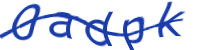
#> input picture DeepLearning/kmeans_cut/imgs/test5.png, 200 x 50 px
$ python main_cut.py   (Python 2 division)   (older library calls are emulated)
#> lines starting #> are read from the running program, lines starting #| are printed output that depends on the picture; after the words box and inside, x2 and y2 are one past the last pixel; in counts of white or black regions, pixels touching at a corner belong together
# -*- coding: utf-8 -*-
from PIL import Image,ImageEnhance,ImageFilter
import numpy as np
from scipy.misc import imread

import os
import os.path
import numpy as np
import matplotlib.pyplot as plt

from sklearn.cluster import KMeans
from sklearn.datasets import make_blobs

def get_pic_array(reversedarray):  #图片处理（灰度化，二值化，切割图片）
    matrix_slice = reversedarray[:,0:200]
    return np.array(matrix_slice)

def get_split_list(reversedarray):
    pic_array = get_pic_array(reversedarray)
    oneList = []

    for i in range(pic_array.shape[0]):
        for j in range(pic_array.shape[1]):
            if pic_array[i][j]==1:
                oneList.append([i,j])

    Xarray = np.array(oneList)

    y_pred = KMeans(n_clusters=5, init='k-means++', precompute_distances=True).fit_predict(Xarray)
    X = Xarray[:, 1]

    y_pred = np.reshape(y_pred,(y_pred.shape[0],1))
    X = np.reshape(X,(X.shape[0],1))

    X_cluster = np.hstack((X, y_pred))

    d={}
    for x, y in X_cluster:
        d.setdefault(x, set())
        d[x].add(y)

    dklist = d.keys()
    tmp_list = []
    start = dklist[0]
    for i in range(2,len(dklist)):
        #print dklist[i], d[dklist[i]]
        if ( d[dklist[i]]!=d[dklist[i-1]]):
            end = dklist[i-1]
            if (end-start)<2:
                continue
            tmp_range = range(start, end)
            tmp_list.append(tmp_range)
            start = dklist[i]

    tmp_range = range(start, dklist[-1])
    tmp_list.append(tmp_range)

    return tmp_list

def cut_pic(filename):  # 图片处理（灰度化，二值化，切割图片）
#> called with filename = 'imgs/test5.png'
    filepath = filename
    im = Image.open(filepath)
#> im is the input picture: PIL image 200x50 RGBA; mean R, G, B, A 210, 216.8, 238.3, 255
    imgry = im.convert('L')  # 灰度化
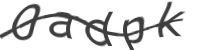
#> imgry: PIL image 200x50 L; min 62, max 255, mean 217.2

    # 二值化
    threshold = 120
    table = []

    for i in range(256):
        if i < threshold:
            table.append(0)
        else:
            table.append(1)
    biPic = imgry.point(table, '1')
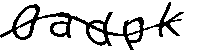
#> biPic: PIL image 200x50 1; 83% white; 1 black region, box (x1, y1, x2, y2) and area: (0, 2, 184, 50) 1698

    bi_w = biPic.width
#> bi_w = 200
    bi_h = biPic.height
#> bi_h = 50

    data = biPic.getdata()
    data = np.matrix(data, dtype='int32')

    imarray = np.reshape(data, (bi_h, bi_w))

    reversedarray = 1 - imarray

    colSumList = np.asarray(reversedarray.sum(axis=0))[0]  # 每一列的元素和
#> colSumList = 200 values, max 26 at index 106, min 0 at index 184, mean 8.49
    index_filter = [i for i in range(len(colSumList)) if colSumList[i] < 5]
#> index_filter = 80 values from 0 to 199

    for col in index_filter:
        reversedarray[:, col:col + 1] = 0  # 作为分隔的空白列
#> this loop made 80 passes
#> col on passes 13 to 24: 40, 41, 42, 43, 44, 45, 46, 47, 48, 49, 72, 73
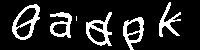
#> reversedarray: shape (50, 200) int32; values 0 (black) and 1 (white), 15.2% white; 6 white regions (1 under 20 px), largest, box (x1, y1, x2, y2) and area: (12, 4, 40, 40) 357, (86, 12, 112, 46) 344, (123, 17, 144, 50) 287, (50, 12, 72, 38) 273, (159, 2, 181, 37) 256

    roi_cols_list = get_split_list(reversedarray)

    roi_height = 42
    roi_weight = 26

    child_img_list = []
    roi_rows_list = []
    badFlag = False
    for k in range(len(roi_cols_list)):
        if roi_cols_list[k]:
            start_col = roi_cols_list[k][0]
            start_dict = {}
            for j in range(50 - roi_height):
                maxsum = reversedarray[j:j + roi_height, start_col:].sum()
                start_dict[maxsum] = j
            start_row = start_dict[max(start_dict.keys())]

            roi_rows_list.append(range(start_row, start_row + roi_height))
        else:
            badFlag = True

    if not badFlag:
        for i in range(len(roi_cols_list)):
            if roi_cols_list[i]:
                start_row = roi_rows_list[i][0]
                end_row = start_row + roi_height
                col_margin = (roi_weight - len(roi_cols_list[i])) / 2
                start_col = roi_cols_list[i][0] - col_margin
                end_col = start_col + roi_weight
                tmp_array = 255 * (1 - reversedarray[start_row:end_row, start_col:end_col])
                tmp_image = Image.fromarray(np.uint8(tmp_array))
                child_img_list.append(tmp_image)
            else:
                child_img_list = []

    return child_img_list

if __name__ == '__main__':
#> (the run stopped early here; a loop or call above may not have finished)

$ run again, with DeepLearning/kmeans_cut/imgs/test1.png copied over DeepLearning/kmeans_cut/imgs/test5.png
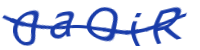
#> input picture DeepLearning/kmeans_cut/imgs/test1.png, 200 x 50 px
#> in cut_pic, im is the input picture: PIL image 200x50 RGBA; mean R, G, B, A 209.2, 216.1, 238, 255
#> in cut_pic, `biPic = imgry.point(table, '1')`:
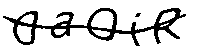
#> biPic: PIL image 200x50 1; 82.7% white; 2 black regions (1 under 20 px), largest, box (x1, y1, x2, y2) and area: (3, 8, 186, 46) 1717
#> colSumList = 200 values, max 29 at index 34, min 0 at index 0, mean 8.66
#> index_filter = 86 values from 0 to 199
#> the loop in cut_pic, `for col in index_filter:` made 86 passes
#> col on passes 13 to 20: 38, 39, 40, 41, 42, 43, 44, 45
#> after the loop in cut_pic, `for col in index_filter:`:
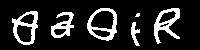
#> reversedarray: shape (50, 200) int32; values 0 (black) and 1 (white), 15.3% white; 6 white regions (1 under 20 px), largest, box (x1, y1, x2, y2) and area: (154, 8, 180, 44) 382, (87, 8, 117, 41) 376, (12, 11, 38, 45) 360, (51, 12, 74, 38) 284, (131, 22, 140, 46) 109

$ run again, with DeepLearning/kmeans_cut/imgs/6test1.png copied over DeepLearning/kmeans_cut/imgs/test5.png
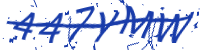
#> input picture DeepLearning/kmeans_cut/imgs/6test1.png, 200 x 50 px
#> in cut_pic, im is the input picture: PIL image 200x50 RGBA; mean R, G, B, A 202.3, 210.3, 235.4, 255
#> in cut_pic, `biPic = imgry.point(table, '1')`:
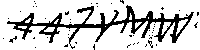
#> biPic: PIL image 200x50 1; 80.7% white; 47 black regions (45 under 20 px), largest, box (x1, y1, x2, y2) and area: (7, 5, 194, 49) 1774, (9, 36, 17, 43) 20
#> colSumList = 200 values, max 29 at index 161, min 0 at index 0, mean 9.63
#> index_filter = 29 values from 0 to 199
#> the loop in cut_pic, `for col in index_filter:` made 29 passes
#> col on passes 11 to 18: 13, 35, 36, 37, 38, 62, 63, 64
#> after the loop in cut_pic, `for col in index_filter:`:
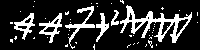
#> reversedarray: shape (50, 200) int32; values 0 (black) and 1 (white), 18.6% white; 49 white regions (43 under 20 px), largest, box (x1, y1, x2, y2) and area: (120, 5, 192, 43) 796, (65, 6, 95, 49) 265, (39, 13, 62, 43) 241, (14, 13, 35, 40) 209, (96, 13, 109, 42) 145, (111, 10, 119, 26) 63
